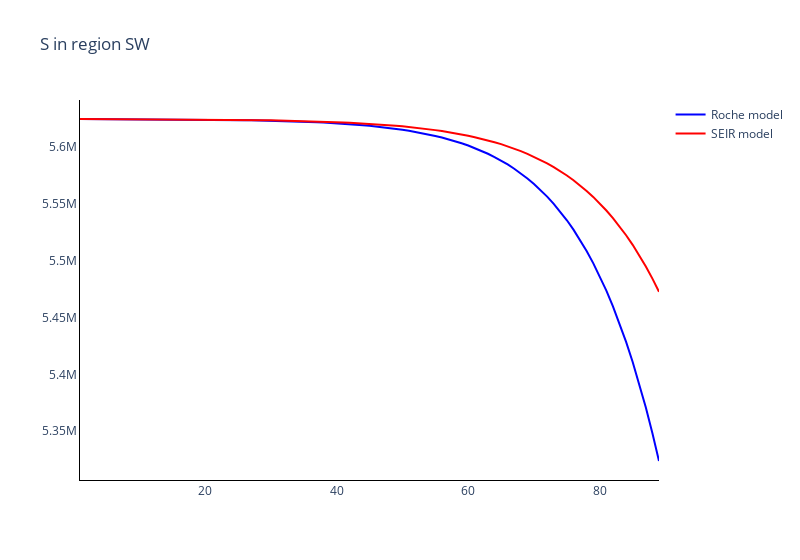
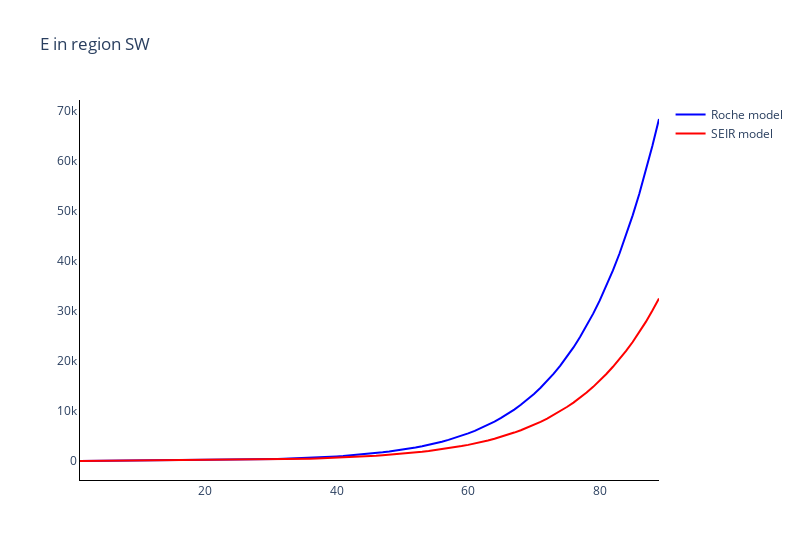
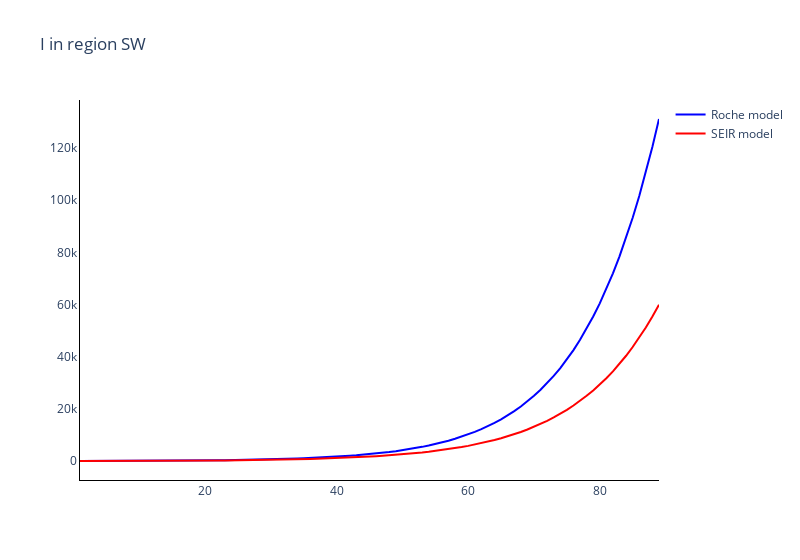
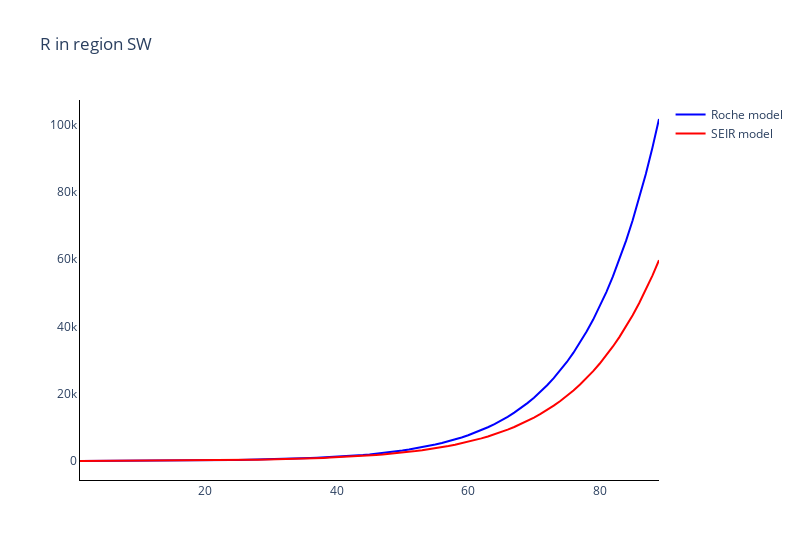

Write notebook code for charts like these, in order.
### Markdown cell above
### Plot the comparments of the two models against each other

### Code cell
# Trace names - represent the solver used for the simulation
trace_name = ['Roche model', 'SEIR model']

# Compartment list - type and age
comparments = []
for n in seir_model.output_names():
    comparments.append('{} in region {}'.format(n, regions[roche_parameters.simulation_parameters.region_index-1]))

# Plot for each comparment
for c, comparment in enumerate(comparments):
    fig = go.Figure()
    # Plot (line plot for each solver method for each age)
    for a, age in enumerate(age_groups):
        if a != 0:
            for o, out in enumerate(outputs):
                fig.add_trace(
                    go.Scatter(
                        y=out[:, c*len(age_groups)+a],
                        x=roche_parameters.simulation_parameters.times,
                        mode='lines',
                        name=trace_name[o],
                        line_color=colours[o],
                        showlegend=False
                    )
                )
        
        else:
            for o, out in enumerate(outputs):
                fig.add_trace(
                    go.Scatter(
                        y=out[:, c*len(age_groups)+a],
                        x=roche_parameters.simulation_parameters.times,
                        mode='lines',
                        name=trace_name[o],
                        line_color=colours[o]
                    ),
                )

    # Add axis labels
    fig.update_layout(
        boxmode='group',
        title=comparment, 
        width=800,
        plot_bgcolor='white',
        xaxis=dict(linecolor='black'),
        yaxis=dict(linecolor='black'),
        xaxis2=dict(linecolor='black'),
        yaxis2=dict(linecolor='black'),
        xaxis3=dict(linecolor='black'),
        yaxis3=dict(linecolor='black'),
        xaxis4=dict(linecolor='black'),
        yaxis4=dict(linecolor='black'))

    fig.show()
